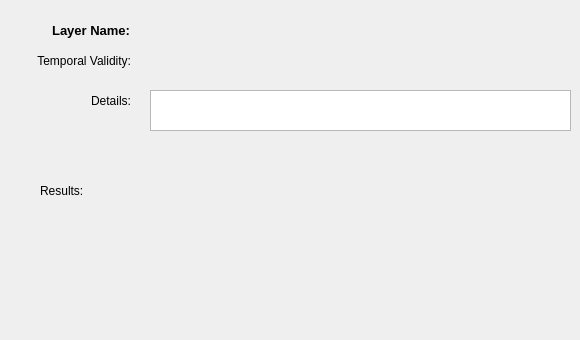
   <widget class="QWidget" name="temporal">
    <attribute name="title">
     <string>Temporal</string>
    </attribute>
    <widget class="QLabel" name="posAccuracyLabel_2">
     <property name="geometry">
      <rect>
       <x>150</x>
       <y>50</y>
       <width>201</width>
       <height>21</height>
      </rect>
     </property>
     <property name="text">
      <string/>
     </property>
    </widget>
    <widget class="QTextEdit" name="posDetilsLabel_2">
     <property name="geometry">
      <rect>
       <x>150</x>
       <y>90</y>
       <width>421</width>
       <height>41</height>
      </rect>
     </property>
     <property name="readOnly">
      <bool>true</bool>
     </property>
    </widget>
    <widget class="QLabel" name="label_15">
     <property name="geometry">
      <rect>
       <x>30</x>
       <y>50</y>
       <width>101</width>
       <height>21</height>
      </rect>
     </property>
     <property name="text">
      <string>Temporal Validity:</string>
     </property>
     <property name="alignment">
      <set>Qt::AlignRight|Qt::AlignTrailing|Qt::AlignVCenter</set>
     </property>
    </widget>
    <widget class="QLabel" name="label_16">
     <property name="geometry">
      <rect>
       <x>40</x>
       <y>90</y>
       <width>91</width>
       <height>21</height>
      </rect>
     </property>
     <property name="layoutDirection">
      <enum>Qt::RightToLeft</enum>
     </property>
     <property name="text">
      <string>Details:</string>
     </property>
     <property name="alignment">
      <set>Qt::AlignRight|Qt::AlignTrailing|Qt::AlignVCenter</set>
     </property>
    </widget>
    <widget class="QLabel" name="label_17">
     <property name="geometry">
      <rect>
       <x>40</x>
       <y>180</y>
       <width>81</width>
       <height>21</height>
      </rect>
     </property>
     <property name="text">
      <string>Results:</string>
     </property>
    </widget>
    <widget class="QLabel" name="posResultPic_3">
     <property name="geometry">
      <rect>
       <x>120</x>
       <y>220</y>
       <width>191</width>
       <height>111</height>
      </rect>
     </property>
     <property name="text">
      <string>&lt;html&gt;&lt;head/&gt;&lt;body&gt;&lt;p&gt;&lt;br/&gt;&lt;/p&gt;&lt;/body&gt;&lt;/html&gt;</string>
     </property>
    </widget>
    <widget class="QLabel" name="SelectLayerLabel_19">
     <property name="geometry">
      <rect>
       <x>30</x>
       <y>20</y>
       <width>100</width>
       <height>20</height>
      </rect>
     </property>
     <property name="minimumSize">
      <size>
       <width>100</width>
       <height>0</height>
      </size>
     </property>
     <property name="maximumSize">
      <size>
       <width>150</width>
       <height>16777215</height>
      </size>
     </property>
     <property name="font">
      <font>
       <pointsize>10</pointsize>
       <weight>75</weight>
       <bold>true</bold>
      </font>
     </property>
     <property name="frameShadow">
      <enum>QFrame::Sunken</enum>
     </property>
     <property name="text">
      <string>Layer Name:</string>
     </property>
     <property name="alignment">
      <set>Qt::AlignRight|Qt::AlignTrailing|Qt::AlignVCenter</set>
     </property>
    </widget>
    <widget class="QLabel" name="layerNameLabel_4">
     <property name="geometry">
      <rect>
       <x>150</x>
       <y>20</y>
       <width>411</width>
       <height>20</height>
      </rect>
     </property>
     <property name="minimumSize">
      <size>
       <width>100</width>
       <height>0</height>
      </size>
     </property>
     <property name="maximumSize">
      <size>
       <width>500</width>
       <height>16777215</height>
      </size>
     </property>
     <property name="font">
      <font>
       <pointsize>10</pointsize>
       <weight>75</weight>
       <bold>true</bold>
       <underline>true</underline>
      </font>
     </property>
     <property name="frameShadow">
      <enum>QFrame::Sunken</enum>
     </property>
     <property name="lineWidth">
      <number>2</number>
     </property>
     <property name="text">
      <string/>
     </property>
     <property name="wordWrap">
      <bool>true</bool>
     </property>
    </widget>
    <widget class="QLabel" name="label_18">
     <property name="geometry">
      <rect>
       <x>150</x>
       <y>180</y>
       <width>151</width>
       <height>16</height>
      </rect>
     </property>
     <property name="text">
      <string/>
     </property>
    </widget>
   </widget>
